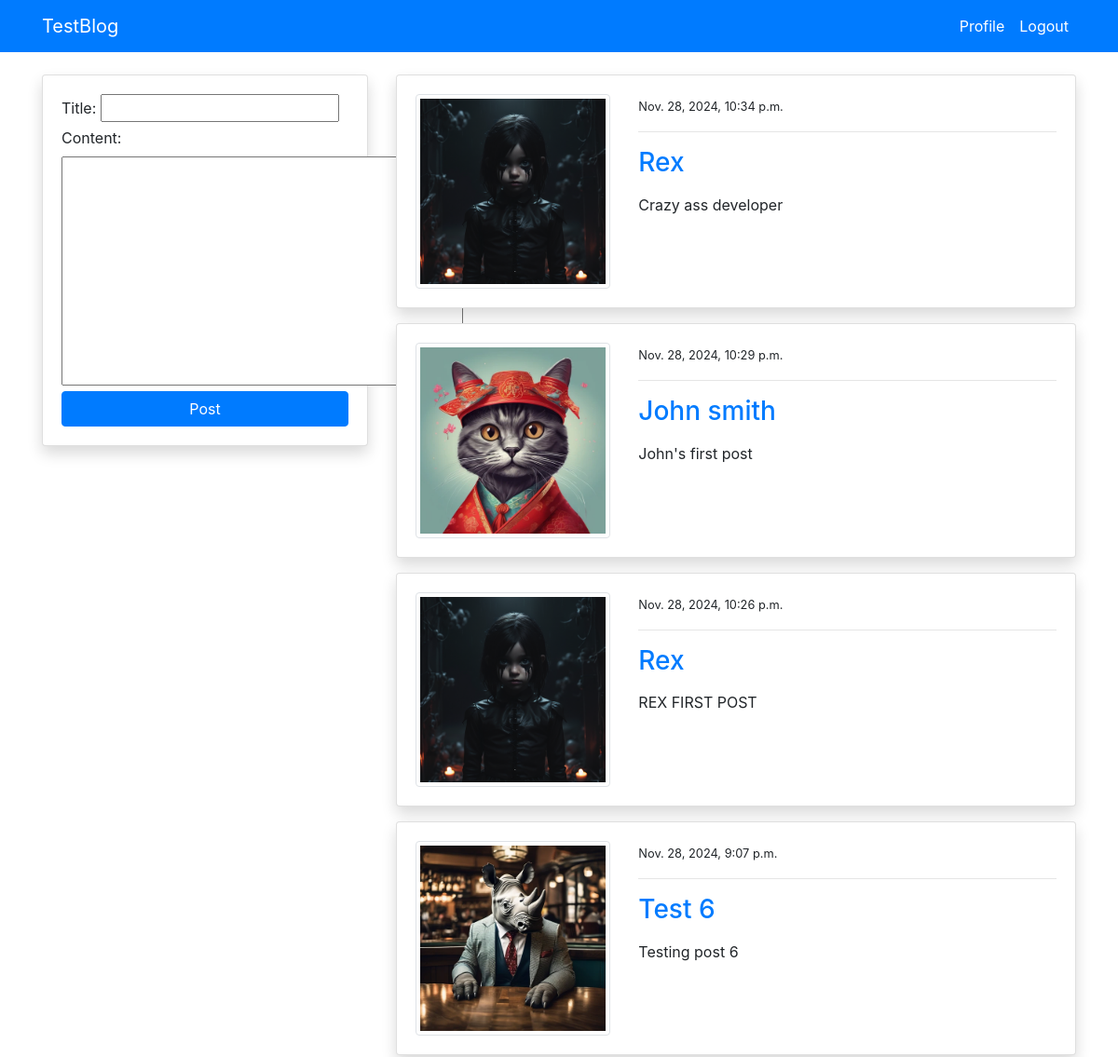
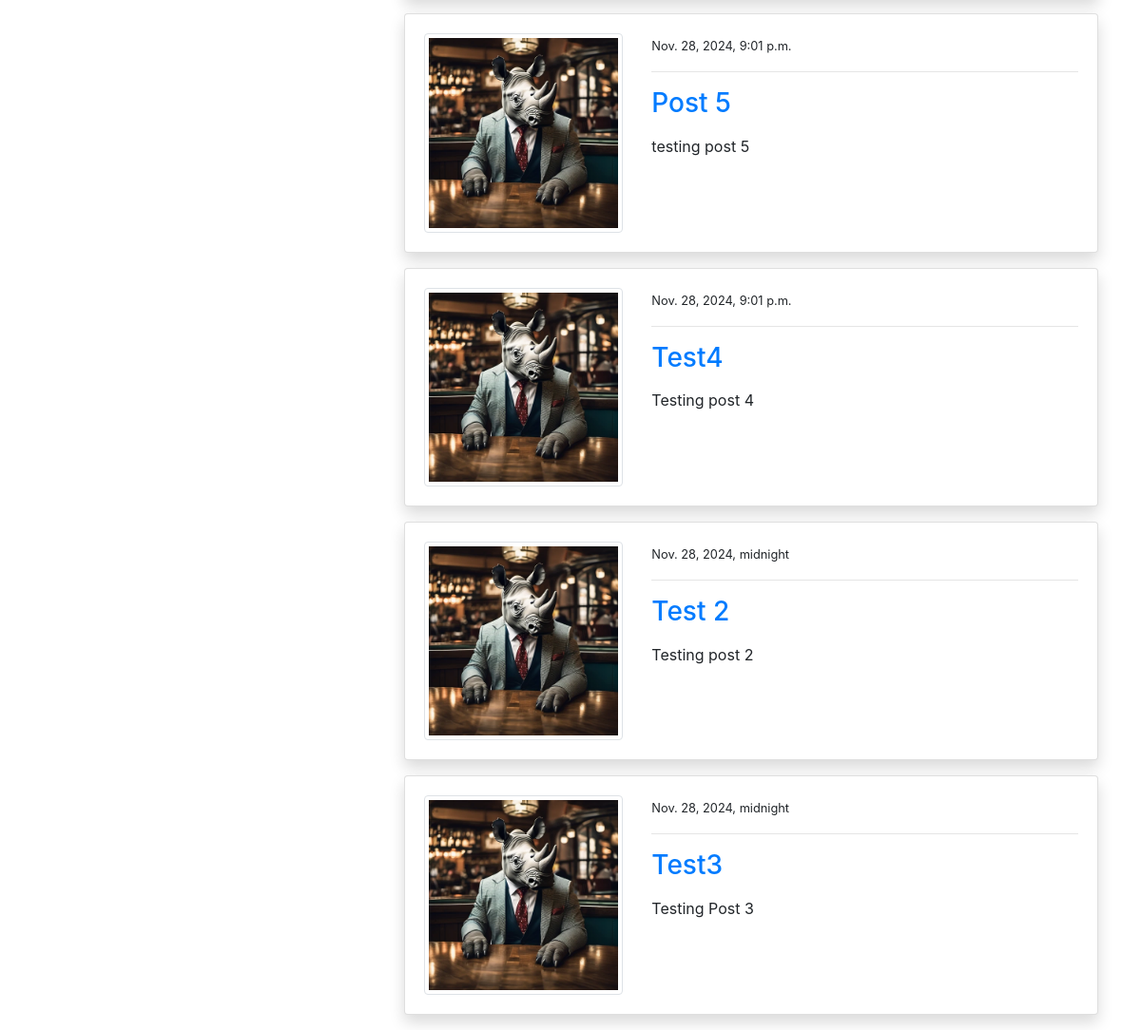
Page /index/ (signed in) on the committed database (2 pictures, top to bottom).
### testblogapp/models.py (models this page shows, shortened)
class Post(models.Model):
    user = models.ForeignKey(User, on_delete=models.CASCADE)
    title = models.CharField(max_length=100)
    content = models.TextField()
    date_created = models.DateTimeField(auto_now_add=True)
    class Meta:
        ordering = ['-date_created']

class Profile(models.Model):
    user = models.OneToOneField(User, on_delete=models.CASCADE, related_name='profile')
    image = models.ImageField(default='default.jpg', upload_to='profiles')

### testblogapp/views.py (the view)
# urls.py: path('index/', views.index, name='index'),
@login_required(login_url='login')
def index(request):
    posts = Post.objects.all()
    if request.method == 'POST':
        create_post = CreatePostForm(request.POST)
        if create_post.is_valid():
            instance = create_post.save(commit=False)
            instance.user = request.user
            instance.save()
            return redirect('index')
    else:
        create_post = CreatePostForm()
    context = {
        "posts":posts,
        "create_post": create_post,
    }
    return render(request, 'base/index.html', context)

### testblogapp/forms.py
class CreatePostForm(forms.ModelForm):
    class Meta:
        model = Post
        fields = ['title', 'content']

### templates/base/index.html (shortened to what this page needs)
{% extends 'base/base.html' %}
{% load crispy_forms_tags %}
{% block content %}
<div class="container">
    <div class="row mt-5 pt-3">
        <div class="col-md-4">
            <div class="card my-3 shadow">
                <div class="card-body">
                    <form method="post">
                        {{create_post}}
                        <input class="btn btn-primary btn-block" type="submit" value="Post">
                    </form>
                </div>
            </div>
        </div>
        <div class="col-md-8">
        {% for post in posts %}
            <div class="card shadow my-3">
                <div class="card-body">
                    <div class="row">
                        <div class="col-md-4">
                            <img class="img-thumbnail" src="{{post.user.profile.image.url}}" alt="img">
                        </div>
                        <div class="col-md-8">
                            <small>{{post.date_created}}</small>
                            <hr>
                            <a class="h3" href="{% url 'post_detail' post.id%}">{{post.title}}</a>
                            <p class="text-justify my-3">
                               {{post.content}}
                            </p>
                        </div>
                    </div>
                </div>
            </div>
            {% endfor %}
        </div>
    </div>
</div>
{% endblock %}

### rows in the picture
Post: user.profile.image (picture), date_created "Nov. 28, 2024, 10:34 p.m.", title "Rex", content "Crazy ass developer"
Post: user.profile.image (picture), date_created "Nov. 28, 2024, 10:29 p.m.", title "John smith", content "John's first post"
Post: user.profile.image (picture), date_created "Nov. 28, 2024, 10:26 p.m.", title "Rex", content "REX FIRST POST"
Post: user.profile.image (picture), date_created "Nov. 28, 2024, 9:07 p.m.", title "Test 6", content "Testing post 6"
Post: user.profile.image (picture), date_created "Nov. 28, 2024, 9:01 p.m.", title "Post 5", content "testing post 5"
Post: user.profile.image (picture), date_created "Nov. 28, 2024, 9:01 p.m.", title "Test4", content "Testing post 4"
Post: user.profile.image (picture), date_created "Nov. 28, 2024, midnight", title "Test 2", content "Testing post 2"
Post: user.profile.image (picture), date_created "Nov. 28, 2024, midnight", title "Test3", content "Testing Post 3"
